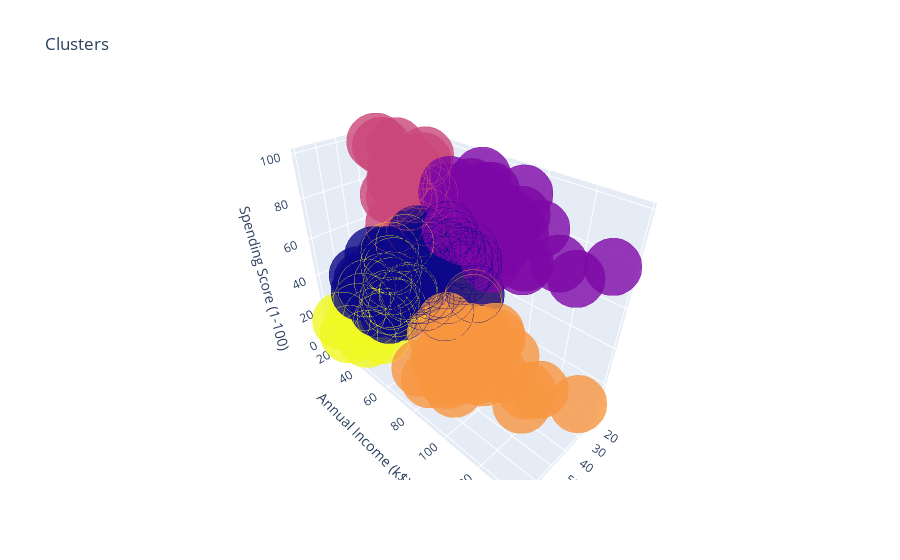

Notebook source saved alongside this figure:
### Code cell
data_t['label3'] =  labels3
trace1 = go.Scatter3d(
    x= data_t['Age'],
    y= data_t['Annual Income (k$)'],
    z= data_t['Spending Score (1-100)'],
    mode='markers',
     marker=dict(
        color = data_t['label3'], 
        size= 20,
        line=dict(
            color= data_t['label3'],
            width= 12
        ),
        opacity=0.8
     )
)
data_t = [trace1]
layout = go.Layout(
    title= 'Clusters',
    scene = dict(
            xaxis = dict(title  = 'Age'),
            yaxis = dict(title  = 'Annual Income (k$)'),
            zaxis = dict(title  = 'Spending Score (1-100)')
        )
)
fig = go.Figure(data=data_t, layout=layout)
py.offline.iplot(fig)

### Figure 1 — Plotly figure (JSON) as saved in the notebook; plotly's stock layout.template omitted (floating-point values rounded to 4 significant figures; data arrays with more than 128 entries replaced by an {"elided": "..."} marker saying what was removed)
{"data": [{"marker": {"color": {"elided": "200 int values"}, "line": {"color": {"elided": "200 int values"}, "width": 12}, "opacity": 0.8, "size": 20}, "mode": "markers", "type": "scatter3d", "x": {"elided": "200 int values"}, "y": {"elided": "200 int values"}, "z": {"elided": "200 int values"}}], "layout": {"scene": {"xaxis": {"title": {"text": "Age"}}, "yaxis": {"title": {"text": "Annual Income (k$)"}}, "zaxis": {"title": {"text": "Spending Score (1-100)"}}}, "title": {"text": "Clusters"}}}
